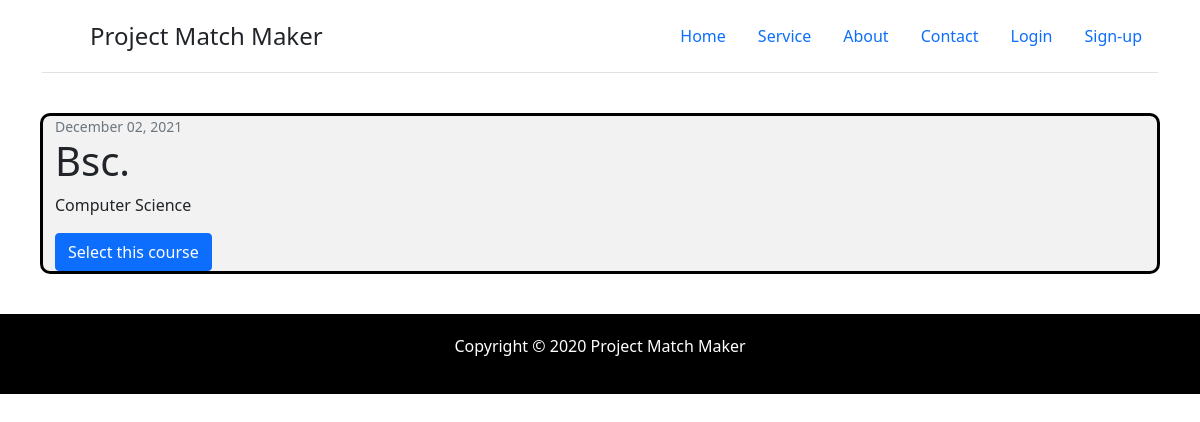
The page /main on the database as committed earlier.
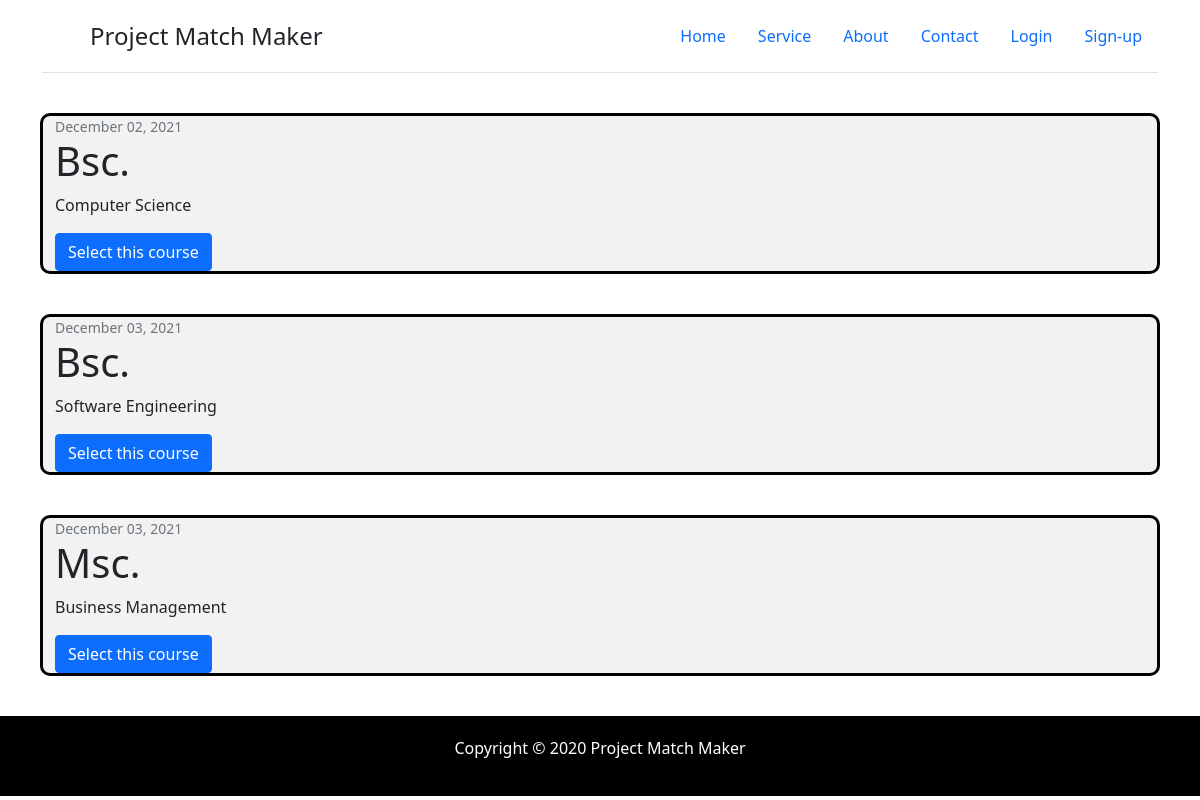
The same page on the database as committed later.
### Home/models.py (models this page shows, shortened)
class Course(models.Model):
    title = models.CharField(max_length=100)
    cname = models.CharField(max_length=100)
    date_posted = models.DateTimeField(default=timezone.now)

### Home/views.py (the view)
# urls.py: path('main', views.main, name="matchmaker-main"),
def main(request):
    context = {
        'courses':Course.objects.all()
    }
    return render(request, 'home/main.html', context)

### Home/templates/home/main.html (shortened to what this page needs)
{% load static %}
<html>
<head>
    <link href="https://cdn.jsdelivr.net/npm/bootstrap@5.1.3/dist/css/bootstrap.min.css" rel="stylesheet">
</head>
<body>
    <div class="container">
    <header class="d-flex flex-wrap justify-content-center py-3 mb-4 border-bottom">
      <a href="/home" class="d-flex align-items-center mb-3 mb-md-0 me-md-auto text-dark text-decoration-none">
        <svg class="bi me-2" width="40" height="32"><use xlink:href="#bootstrap"/></svg>
        <span class="fs-4">Project Match Maker</span>
      </a>
      <ul class="nav nav-pills">
        <li class="nav-item"><a href="/home" class="nav-link " aria-current="page">Home</a></li>
        <li class="nav-item"><a href="/main" class="nav-link">Service</a></li>
        <li class="nav-item"><a href="/about" class="nav-link">About</a></li>
        <li class="nav-item"><a href="/contact" class="nav-link" id="#contact">Contact</a></li>
        {% if user.is_authenticated %}
        <li class="nav-item"><a href="{% url 'profile' %}" class="nav-link">Profile</a></li>
        <li class="nav-item"><a href="/" class="nav-link">Logout</a></li>
        {% else %}
        <li class="nav-item"><a href="#" class="nav-link">Login</a></li>
        <li class="nav-item"><a href="#" class="nav-link">Sign-up</a></li>
        {% endif %}
      </ul>
    </header>
    </div>
    {% for course in courses %}
    <section class="display">
      <div class="container">
        <small class="text-muted">{{course.date_posted|date:"F d, Y"}}</small>
        <h1 class="text-size">
          {{course.title}}
        </h1>
        <p class="parag">
          {{course.cname}}
        </p>
        <a href="cs" class="btn btn-primary">
          Select this course
        </a>
      </div>
    </section>
    {% endfor %}
  <footer>
    <div class="footer-section">
        <p class="text">Copyright &copy; 2020 Project Match Maker</p>
    </div>
</footer>
</body>
</html>

### Home/templates/home/main.html (style rules this page uses)
.display { background-color: #f2f2f2; margin: 40px; border: 3px solid black; border-radius: 10px; }
.footer-section { background-color: black; padding: 20px; }
.text { color: white; text-align: center; }

Rows that differ between the two databases and show on the page:
added Course: date_posted "December 03, 2021", title "Bsc.", cname "Software Engineering"
added Course: date_posted "December 03, 2021", title "Msc.", cname "Business Management"
